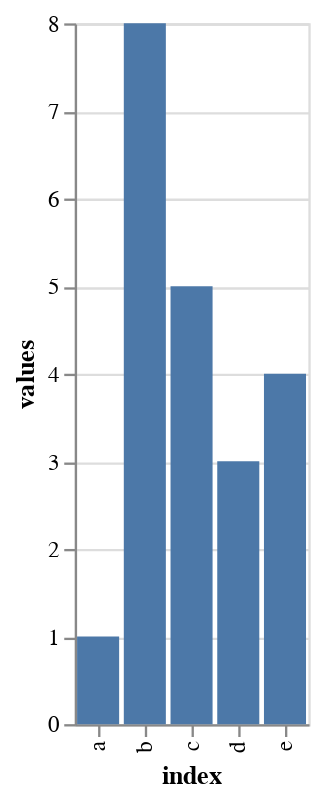

This figure's notebook cell:
### Markdown cell above
- the `mark` attribute of the `Chart` object defines the type of visualization
- e.g., `mark_point()` works for scatters
- the `encode()` method maps values in the data to attributes of the chart
    - e.g., mapping one column to the x or y axis
    - e.g., mapping a column to the color value of the marks

### Code cell
# combining mark_bar with encode
alt.Chart(data).mark_bar().encode(
    x = 'index',
    y = 'values'
)

### Figure 1 — Vega-Lite specification as saved in the notebook (floating-point values rounded to 4 significant figures)
{"config": {"view": {"continuousWidth": 400, "continuousHeight": 300}}, "data": {"name": "data-19f03cef17279513428f4139c1988125"}, "mark": "bar", "encoding": {"x": {"type": "nominal", "field": "index"}, "y": {"type": "quantitative", "field": "values"}}, "$schema": "https://vega.github.io/schema/vega-lite/v4.8.1.json", "datasets": {"data-19f03cef17279513428f4139c1988125": [{"values": 1, "index": "a"}, {"values": 8, "index": "b"}, {"values": 5, "index": "c"}, {"values": 3, "index": "d"}, {"values": 4, "index": "e"}]}}
